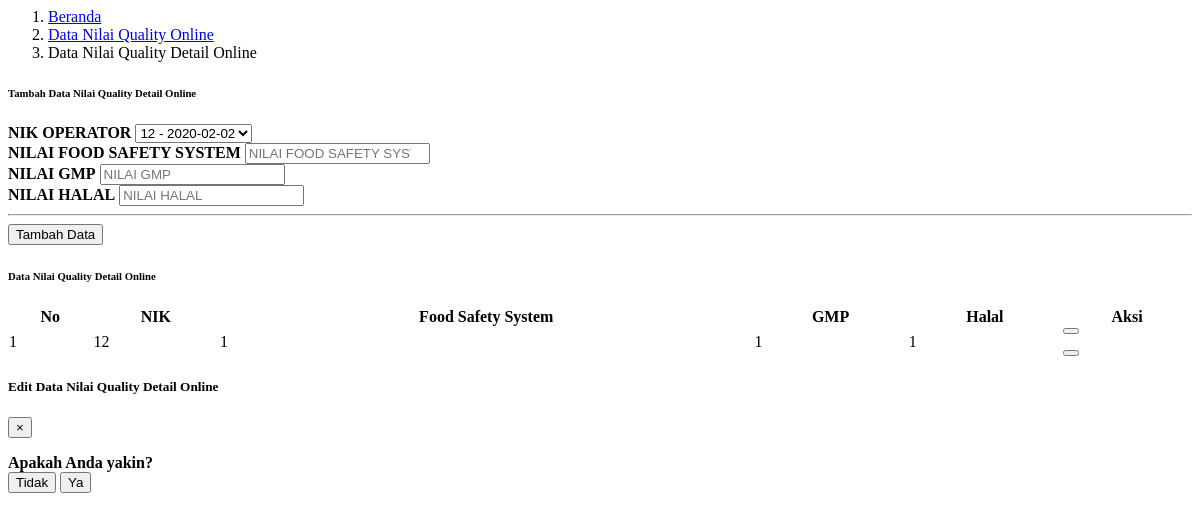
The page /module/admin/dataScoreDetail/dataScoreQualityDetail.php on the database as committed earlier.
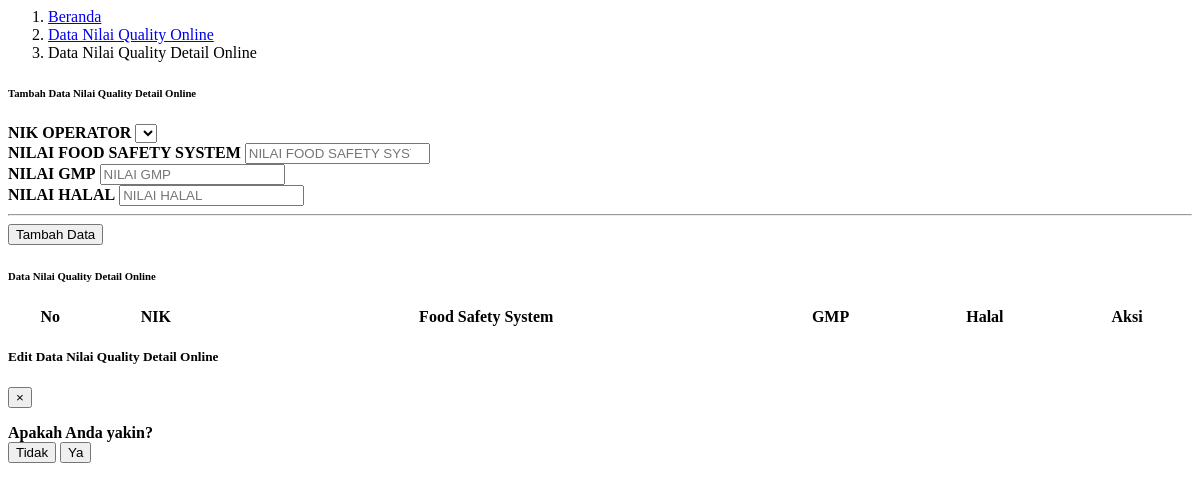
The same page on the database as committed later.
### tables this page shows
CREATE TABLE `tabel_score_quality_detail` (
  `id_score_quality_detail` int(11) NOT NULL,
  `id_score_quality` int(11) NOT NULL,
  `fss` int(11) NOT NULL,
  `gmp` int(11) NOT NULL,
  `halal` int(11) NOT NULL
);

CREATE TABLE `tabel_operator` (
  `id_operator` int(30) NOT NULL,
  `id_user` int(11) NOT NULL,
  `id_jabatan` int(11) NOT NULL,
  `nama` varchar(50) NOT NULL,
  `nik` int(20) NOT NULL,
  `foto` text NOT NULL,
  `jenis_kelamin` enum('Laki-Laki','Perempuan') NOT NULL,
  `waktu_tambah` datetime NOT NULL,
  `waktu_edit` datetime NOT NULL
);

### process/proses_adminDataScoreQualityDetail.php (called while the page is built, shortened)
<?php
    function tampilScoreQuality($con)
    {
        $tampilScoreQuality="SELECT DISTINCT(tsq.id_operator), tsq.id_score_quality ,tsq.*, tp.id_operator, tp.nik FROM tabel_score_quality tsq, tabel_operator tp
        WHERE tsq.id_operator = tp.id_operator GROUP BY tsq.id_operator";
        $resultTampilScoreQuality=mysqli_query($con, $tampilScoreQuality);
        return $resultTampilScoreQuality;
    }
                ?>

### module/admin/dataScoreDetail/dataScoreQualityDetail.php (the view, shortened to what the changed rows need)
<?php
  include "../config/connection.php";
  include "../process/proses_adminDataScoreQualityDetail.php";
?>
<body>
    <div class="container-fluid" id="dataScore">
        <div class="card shadow mb-4">
            <div class="card-body">
                <form class="user" action="../process/proses_adminDataScoreQualityDetail.php?module=dataScoreQualityDetail&act=tambah" method="POST" enctype="multipart/form-data">
                    <div class ="row">
                        <div class="col-sm-6">
                            <div class="form-group row">
                                <div class="col-sm-12">
                                    <label class="col-sm-6 small d-flex flex-column justify-content-center" for="nikOperatorDetail" style="font-weight: bold">NIK OPERATOR</label>
                                    <?php
                                        $resultTampilScoreQuality = tampilScoreQuality($con);
                                    ?>
                                    <select class="custom-select-karyawan" name="nikOperatorDetail">
                                    <?php
                                            if(mysqli_num_rows($resultTampilScoreQuality) > 0){
                                                while($row = mysqli_fetch_assoc($resultTampilScoreQuality)){
                                                    echo "<option value='".$row['id_score_quality']."'>".$row['nik']." - ".$row['tanggal_training']."</option>";
                                                }
                                            }
                                        ?>
                                    </select>
                                </div>
                            </div>
                        </div>
                    </div>
                </form>
            </div>
        </div>
        <div class="card shadow mb-4">
            <div class="card-body">
                <div class="table-responsive">
                    <table class="table table-bordered" id="dataTable" width="100%" cellspacing="0">
                        <thead>
                            <tr class="text-center">
                                <th>No</th>
                                <th>NIK</th>
                                <th>Food Safety System</th>
                                <th>GMP</th>
                                <th>Halal</th>
                                <th>Aksi</th>
                            </tr>
                        </thead>
                        <tbody>
                            <?php
                                $queryTampilData = "SELECT tsqd.*, tsq.*, tp.id_operator, tp.nik
                                    FROM tabel_score_quality_detail tsqd, tabel_score_quality tsq, tabel_operator tp
                                    WHERE tsq.id_operator = tp.id_operator
                                    AND tsqd.id_score_quality = tsq.id_score_quality;
                                        ";
                                $resultTampilData = mysqli_query($con, $queryTampilData);
                                $index = 1;
                                if(mysqli_num_rows($resultTampilData) > 0){
                                    while($rowTampilData = mysqli_fetch_assoc($resultTampilData)){
                                        ?>
                                            <tr class="text-center" id-score-quality-detail="<?php echo $rowTampilData["id_score_quality_detail"] ?>">
                                                <td ><?php echo $index; ?></td>
                                                <td class="kategoriMateri"><?php echo $rowTampilData["nik"]; ?></td>
                                                <td class="judulMateri"><?php echo $rowTampilData["fss"]; ?></td>
                                                <td class="fileMateri"><?php echo $rowTampilData["gmp"]; ?></td>
                                                <td class="fileMateri"><?php echo $rowTampilData["halal"]; ?></td>
                                                <td>
                                                    <button type="button" class="btn btn-primary edit-dataScoreQualityDetail-admin mb-2 mb-sm-0" data-toggle="modal" data-target="#editDataScoreQualityDetailModal" id_scoreQualityDetailEdit="<?php echo $rowTampilData["id_score_quality_detail"];?>">
                                                    </button>
                                                    <button type="button" class="btn btn-danger hapus-dataScoreQualityDetail-admin" data-toggle="modal" data-target="#hapusDataScoreQualityDetailModal" id_score_quality_detail="<?php echo $rowTampilData["id_score_quality_detail"];?>">
                                                    </button>
                                                </td>
                                            </tr>
                                        <?php
                                        $index++;
                                    }
                                    ?>
                                    <?php
                                }
                                else{
                                    ?>
                                    <?php
                                }
                            ?>
                        </tbody>
                    </table>
                </div>
            </div>
        </div>
    </div>
</body>

Rows that differ between the two databases and show on the page:
removed tabel_score_quality_detail: tabel_operator.nik "12", fss "1", gmp "1", halal "1"
Other text that changed with them:
form field nikOperatorDetail: "12 - 2020-02-02" → (not shown)
